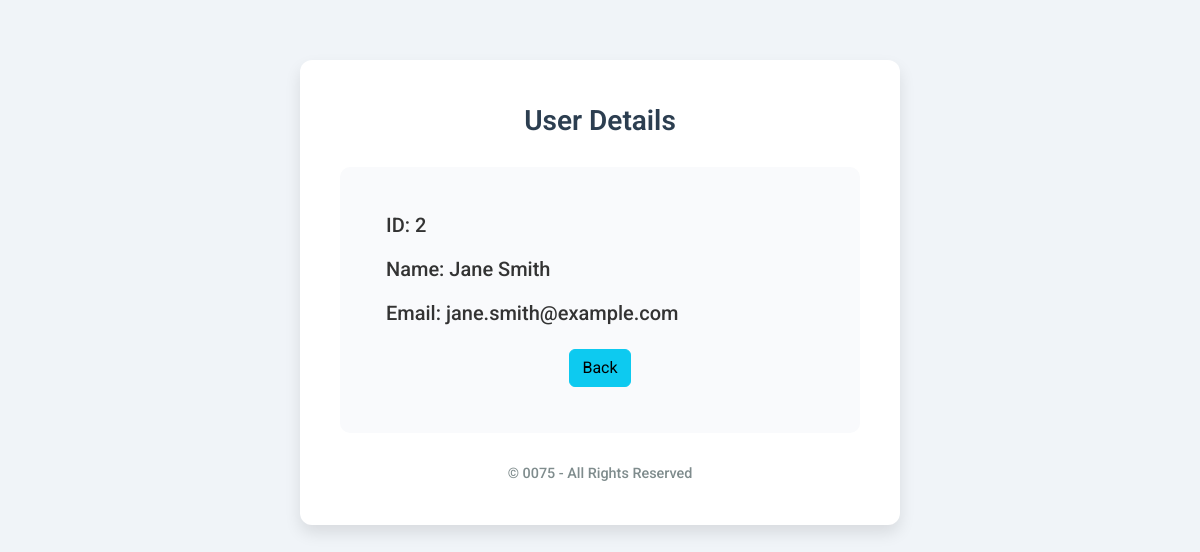
/index.php?action=view&id=2, run on the app's committed database.
### tables this page shows
CREATE TABLE `users` (
  `id` int(11) NOT NULL,
  `name` varchar(40) NOT NULL,
  `email` varchar(30) NOT NULL
);

### app/controllers/UserController.php (called while the page is built, shortened)
<?php
require_once 'app/models/User.php';
class UserController
{
    private $userModel;
    public function __construct($dbConnection)
    {
        $this->userModel = new User($dbConnection);
    }
    public function view($id)
    {
        $data = $this->userModel->getUserById($id);
        require_once 'app/views/detail.php';
    }
}

### app/models/User.php (called while the page is built, shortened)
<?php
class User
{
    private $db;
    public function __construct($dbConnection)
    {
        $this->db = $dbConnection;
    }
    public function getUserById($id)
    {
        $stmt = $this->db->prepare("SELECT * FROM users WHERE id = :id;");
        $stmt->bindParam(':id', $id);
        $stmt->execute();
        return $stmt->fetch(PDO::FETCH_ASSOC);
    }
}

### app/views/detail.php (the view, shortened to what this page needs)
<!doctype html>
<html lang="en">
<head>
    <link href="https://cdn.jsdelivr.net/npm/bootstrap@5.3.3/dist/css/bootstrap.min.css" rel="stylesheet">
</head>
<body>
    <div class="container">
        <div class="header-title">User Details</div>
        <div class="card">
            <div class="card-body">
                <h5>ID: <?php echo htmlspecialchars($data['id']); ?></h5>
                <h5>Name: <?php echo htmlspecialchars($data['name']); ?></h5>
                <h5>Email: <?php echo htmlspecialchars($data['email']); ?></h5>
                <div class="d-flex justify-content-center mt-4">
                    <a href="/belajar_mvc_0075" class="btn btn-info">Back</a>
                </div>
            </div>
        </div>
        <div class="footer">
            &copy; 0075 - All Rights Reserved
        </div>
    </div>
</body>
</html>

### app/views/detail.php (style rules this page uses)
body { background-color: #f0f4f8; font-family: 'Roboto', sans-serif; color: #4a4a4a; }
.container { max-width: 600px; margin-top: 60px; background-color: #ffffff; border-radius: 12px; box-shadow: 0 8px 16px rgba(0, 0, 0, 0.1); padding: 40px; }
.header-title { color: #2c3e50; font-weight: 600; margin-bottom: 25px; text-align: center; font-size: 1.75rem; }
.card { background-color: #f9fafc; border: none; border-radius: 10px; padding: 30px; }
.card h5 { color: #333; font-weight: 500; font-size: 1.25rem; margin-bottom: 20px; }
.footer { margin-top: 30px; text-align: center; color: #7f8c8d; font-weight: 500; font-size: 0.9rem; }

### data on the page
users: id "2", name "Jane Smith", email "jane.smith@example.com"
